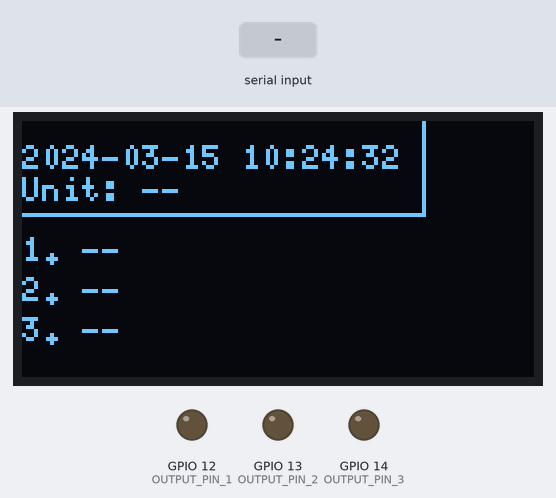
Recording of a sketch running on a simulated ESP32. Shown: 128×64 one-colour display, output pins drawn as LEDs (lit = HIGH). Inputs (shaded band) come from the test bench. WiFi joins after 1.5 s; servers stay silent unless stated; uploads are accepted with an empty reply; the local clock reads 2024-03-15 10:24:30 at power-on unless the sketch sets it; what the sketch prints to the serial monitor is not drawn.

Above: at 2.9 s.
3.0 s: "Honey" received over the second serial link
At 4.5 s:
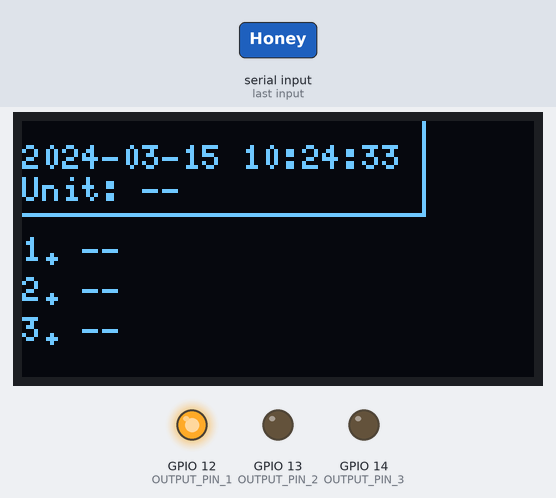
6.0 s: "Leopard" received over the second serial link
At 7.2 s:
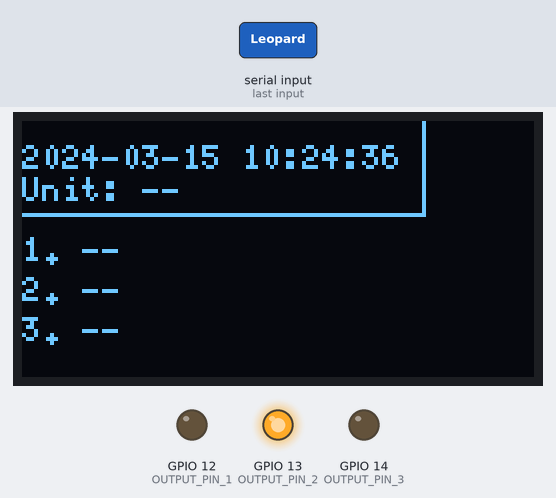
9.0 s: "Light" received over the second serial link
At 10.8 s:
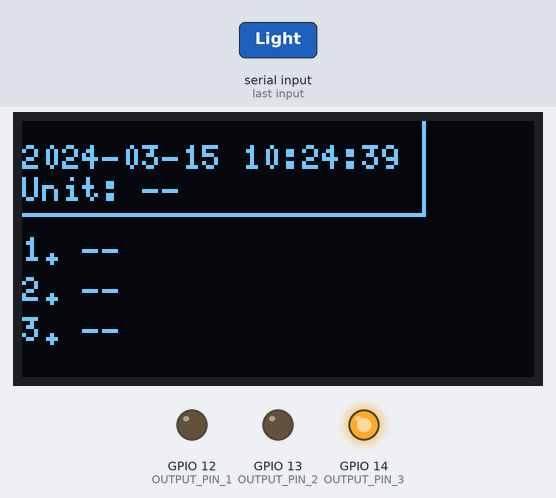
12.0 s: "Caracal" received over the second serial link
At 13.8 s:
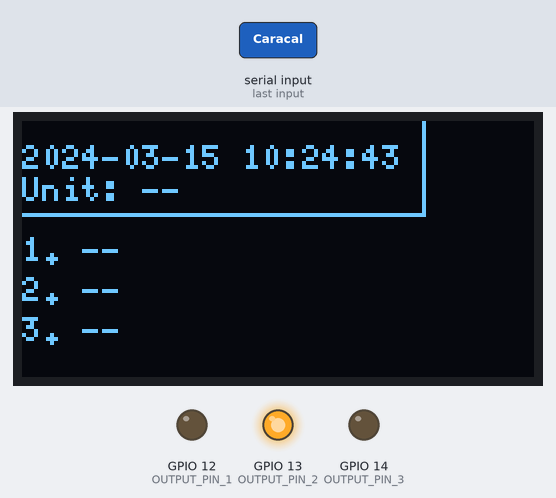
Timing chart, 0 to 15.1 s (numbered marks = the images above; inputs shaded):
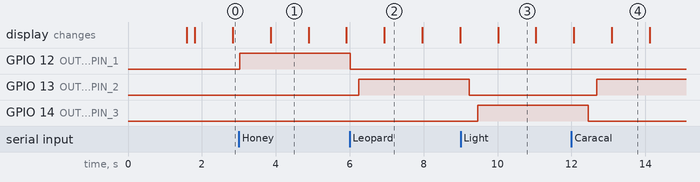

The sketch:

EEE4113F_Code_Semaphore_No_Screen.ino
```cpp
#include <HTTPClient.h>
#include <U8g2lib.h>
#include <ArduinoJson.h>
#include <TimeLib.h>
#include <SPI.h>
#include <Arduino.h>
#include <WiFi.h>
#include <time.h>

// WiFi credentials
const char* ssid = "DESKTOP-QJB68QR 3134";
const char* password = "1{9H99s4";

// Google Apps Script URL
const char* scriptURL = "https://script.google.com/macros/s/AKfycby8O9UX5A4D2Daj9K-9-ITW31twISIjSR6UN3imDm-i9nSvniDLcfMIkt47pQGJMYuV/exec";

// Screen pins
#define D0 18
#define D1 23
#define RES 27
#define DC 26
#define CS 5

// UART pins (comms from detection)
#define UART_TX 17
#define UART_RX 16

// GPIO digital logic pins (comms to mitigation)
#define OUTPUT_PIN_1 12
#define OUTPUT_PIN_2 13
#define OUTPUT_PIN_3 14

// Screen object initialisation
U8G2_SSD1306_128X64_NONAME_F_4W_HW_SPI u8g2(U8G2_R0, CS, DC, RES);

// Data
String captureTimestamps[3] = { "--", "--", "--" };
String unitNumber = "--";
String sBuffer = "";
SemaphoreHandle_t screenSemaphore;

void initialiseScreen() {
  u8g2.begin();
  u8g2.clearBuffer();
  u8g2.setFont(u8g2_font_6x12_tr);
  u8g2.drawStr(0, 12, "Connecting WiFi...");
  u8g2.sendBuffer();
}

void connectWifi() {
  WiFi.begin(ssid, password);
  while (WiFi.status() != WL_CONNECTED) {
    delay(500);
    Serial.print(".");
  }
  Serial.println("Connected!");

  // Confirm WiFi connection
  if (xSemaphoreTake(screenSemaphore, portMAX_DELAY)) {
    u8g2.clearBuffer();
    u8g2.drawStr(0, 12, "WiFi Connected!");
    u8g2.sendBuffer();
    xSemaphoreGive(screenSemaphore);
  }

  // Sync time from NTP (UTC+2)
  configTime(3600 * 2, 0, "pool.ntp.org", "time.nist.gov");
  struct tm timeinfo;
  while (!getLocalTime(&timeinfo)) {
    Serial.println("Waiting for time...");
    delay(1000);
  }
}

void writeScreen(const char* currentTime) {
  u8g2.setFont(u8g2_font_5x8_tr);
  u8g2.drawStr(0, 12, currentTime);
  u8g2.drawStr(0, 20, (String("Unit: ") + unitNumber).c_str());
  u8g2.drawFrame(0, 23, 100, 1);
  u8g2.drawFrame(100, 0, 1, 24);

  char line1[32], line2[32], line3[32];
  snprintf(line1, sizeof(line1), "1. %s", captureTimestamps[2].c_str());
  snprintf(line2, sizeof(line2), "2. %s", captureTimestamps[1].c_str());
  snprintf(line3, sizeof(line3), "3. %s", captureTimestamps[0].c_str());

  u8g2.drawStr(0, 35, line1);
  u8g2.drawStr(0, 45, line2);
  u8g2.drawStr(0, 55, line3);
}

void readFromGoogleSheet() {
  HTTPClient http;
  http.setFollowRedirects(HTTPC_STRICT_FOLLOW_REDIRECTS);
  http.begin(scriptURL);
  int code = http.GET();

  if (code == 200) {
    String payload = http.getString();
    StaticJsonDocument<1024> doc;
    DeserializationError error = deserializeJson(doc, payload);
    if (error) {
      Serial.println("JSON parsing failed!");
      return;
    }

  JsonArray tsArray = doc["timestamps"];
  for (int i = 0; i < 3; i++) {
    if (i < tsArray.size()) {
      captureTimestamps[i] = tsArray[i].as<String>();
    } else {
      captureTimestamps[i] = "--";
    }
  }

  unitNumber = doc["unitNumber"] | "--";

  } else {
    Serial.println("HTTP error: " + String(code));
  }
  http.end();
}

void sendTrapTask(void* param) {
while (true) {
  while (Serial2.available()) {
    char c = Serial2.read();
    if (c >= 32 && c <= 126) {
      sBuffer += c;
    }
  }

  if (sBuffer.length() > 20) {
    sBuffer = sBuffer.substring(sBuffer.length() - 20); //compose UART buffer of last 20 characters to check for incoming messages
  }

  Serial.println(String("Buffer: ") + sBuffer);

  int triggered = 0;

  if (sBuffer.indexOf("Honey") != -1) {             // OUTPUT 1 is siren and light
   // Serial.println("HONEY BADGER");
    digitalWrite(OUTPUT_PIN_1, HIGH);
    delay(3000);
    digitalWrite(OUTPUT_PIN_1, LOW);
    triggered = 1;

  } else if (sBuffer.indexOf("Leopard") != -1) {    // OUTPUT 2 is ultrasound and light
   // Serial.println("LEOPARD");
    digitalWrite(OUTPUT_PIN_2, HIGH); //
    delay(3000);
    digitalWrite(OUTPUT_PIN_2, LOW);
    triggered = 1;

  } else if (sBuffer.indexOf("Caracal") != -1) {    // OUTPUT 3 is just light
   // Serial.println("CARACAL");
    digitalWrite(OUTPUT_PIN_2, HIGH);
    delay(3000);
    digitalWrite(OUTPUT_PIN_2, LOW);
    triggered = 1;

  } else if (sBuffer.indexOf("Light") != -1) {
    //Serial.println("LIGHT");
    digitalWrite(OUTPUT_PIN_3, HIGH);   // This sets the light on for deterrent subsystem
    delay(3000);
    digitalWrite(OUTPUT_PIN_3, LOW);
    triggered = 1;                      // Still want image and timestamp for night-time

  }

  if (triggered) {
    sBuffer = "";
    struct tm now;
    if (getLocalTime(&now)) {
      char stamp[32];
      strftime(stamp, sizeof(stamp), "%Y-%m-%d %H:%M:%S", &now);
      sendToGoogleSheet(String(stamp));
    }
  }

  vTaskDelay(pdMS_TO_TICKS(20));  // Shorter delay for frequent checks
}

}

void sendToGoogleSheet(String timestamp) {
  HTTPClient http;
  http.setFollowRedirects(HTTPC_STRICT_FOLLOW_REDIRECTS);
  http.begin(scriptURL);
  http.addHeader("Content-Type", "application/x-www-form-urlencoded");

  timestamp.replace(" ", "%20");
  timestamp.replace(":", "%3A");
  String postData = "timestamp=" + timestamp;
  Serial.println("Sending to sheet: " + postData);

  int code = http.POST(postData);

  if (code > 0) {
    Serial.println("POST status: " + String(code));

    // Only try to read the response if the code is 200, meaning successful
    if (code == HTTP_CODE_OK) {
      String response = http.getString();
      Serial.println("Response: " + response);
    } else {
      Serial.println("Non-200 response: " + String(code));
    }
  } else {
    Serial.println("POST request failed, error: " + http.errorToString(code));
  }

  http.end();
}

void displayTask(void* param) { //update screen with information. Most important part is the time updating every second
  while (true) {
    struct tm timeinfo;
    if (getLocalTime(&timeinfo)) {
      char buffer[32];
      strftime(buffer, sizeof(buffer), "%Y-%m-%d %H:%M:%S", &timeinfo);
      if (xSemaphoreTake(screenSemaphore, portMAX_DELAY)) {
        u8g2.clearBuffer();
        u8g2.firstPage();
        do {
          writeScreen(buffer);
        } while (u8g2.nextPage());
        xSemaphoreGive(screenSemaphore);
      }
    }
    vTaskDelay(pdMS_TO_TICKS(1000));  // Update every second
  }
}

void networkTask(void* param) { //update the screen with information from the Google Sheet
  while (true) {
    readFromGoogleSheet();
    vTaskDelay(pdMS_TO_TICKS(10000)); // Every 10 seconds
  }
}

void setup() {
  Serial.begin(115200); //Debug line
  Serial2.begin(9600, SERIAL_8N1, UART_RX, UART_TX); // UART comms setup

  //Pin Setups for deterrent
  pinMode(OUTPUT_PIN_1, OUTPUT); //Honey badger
  pinMode(OUTPUT_PIN_2, OUTPUT); //Leopard and caracal
  pinMode(OUTPUT_PIN_3, OUTPUT); //Turn on LED

  digitalWrite(OUTPUT_PIN_1, LOW);
  digitalWrite(OUTPUT_PIN_2, LOW);
  digitalWrite(OUTPUT_PIN_3, LOW);

  screenSemaphore = xSemaphoreCreateBinary();
  xSemaphoreGive(screenSemaphore);

  initialiseScreen();
  connectWifi();
  readFromGoogleSheet();

  xTaskCreatePinnedToCore(displayTask, "Display Task", 4096, NULL, 1, NULL, 1);
  xTaskCreatePinnedToCore(networkTask, "Network Task", 8192, NULL, 1, NULL, 1);
  xTaskCreatePinnedToCore(sendTrapTask, "Send Trap Instruction", 8192, NULL, 1, NULL, 1);
}

void loop() {
}
```

Measured:
- after the input at 3.0 s, GPIO 12 (OUTPUT_PIN_1): LOW → HIGH at once
- after the input at 6.0 s, GPIO 13 (OUTPUT_PIN_2): LOW → HIGH after 0.24 s
- after the input at 9.0 s, GPIO 14 (OUTPUT_PIN_3): LOW → HIGH after 0.46 s
- after the input at 12.0 s, GPIO 13 (OUTPUT_PIN_2): LOW → HIGH after 0.68 s
- what the display in image 3 shows lasts 1.0 s, from 10.0 s to 11.0 s
